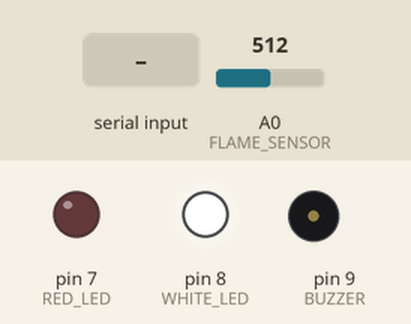
Simulated run of this sketch. Board: Arduino Uno, built with avr-gcc and run on an emulated ATmega328P. Parts: output pins drawn as LEDs (lit = HIGH), buzzer (waves = sounding, pin HIGH). The test bench sets the inputs (shaded band); at power-on: A0 (FLAME_SENSOR) = 512. Random numbers use the default seed unless the sketch sets one; the modem accepts every AT command (registered, SIM ready, sends succeed) and sends nothing else; what the sketch prints to the serial monitor is not drawn.

Above: at 6.3 s.
6.4 s: A0 (FLAME_SENSOR) set to 410
7.9 s: A0 (FLAME_SENSOR) set to 383
At 8.2 s:
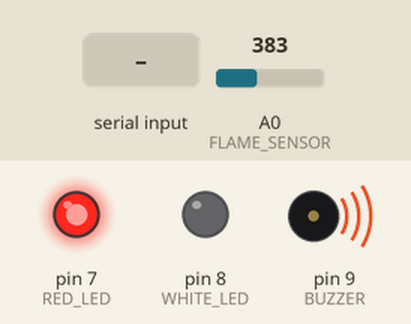
9.4 s: "test" received over Serial
At 13.1 s:
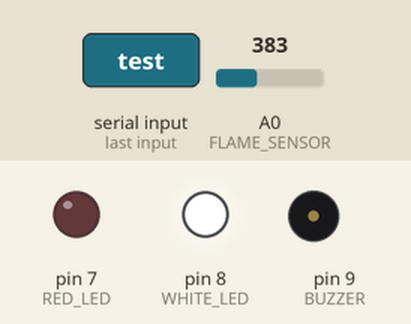
13.9 s: A0 (FLAME_SENSOR) set to 511
18.2 s: A0 (FLAME_SENSOR) set to 390
At 22.5 s:
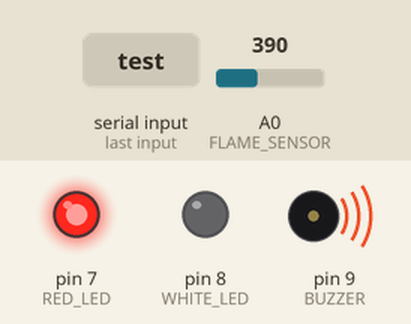
Timing chart, 0 to 23.7 s (numbered marks = the images above; inputs shaded):
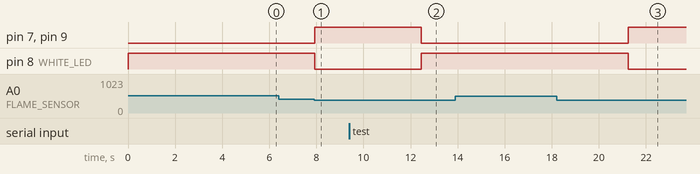

Measured:
- the behaviour switches between 400 and 399 on A0 (FLAME_SENSOR) (found by bisection; images 0 and 1)
- after the input at 6.4 s, every drawn part: stays the same
- after the input at 7.9 s, pin 7 (RED_LED), pin 9 (BUZZER): LOW → HIGH at once; pin 8 (WHITE_LED): HIGH → LOW at once
- after the input at 9.4 s, pin 7 (RED_LED), pin 9 (BUZZER): HIGH → LOW after 3.0 s; pin 8 (WHITE_LED): LOW → HIGH after 3.0 s
- after the input at 13.9 s, every drawn part: stays the same
- after the input at 18.2 s, pin 7 (RED_LED), pin 9 (BUZZER): LOW → HIGH after 3.1 s; pin 8 (WHITE_LED): HIGH → LOW after 3.1 s

The sketch:

flame_sensor_simple.ino
```cpp
/*
 * Simple Flame Sensor Web Monitoring System
 * For Arduino Uno with ESP8266 WiFi Module
 *
 * Wiring:
 * - Flame Sensor A0 -> A0
 * - Red LED -> D7
 * - White LED -> D8
 * - Buzzer -> D9
 * - ESP8266 TX -> D3 (RX)
 * - ESP8266 RX -> D2 (TX)
 * - ESP8266 VCC -> 3.3V
 * - ESP8266 GND -> GND
 * - ESP8266 CH_PD -> 3.3V
 */

#include <SoftwareSerial.h>

// Sensor and actuator pins
#define FLAME_SENSOR A0
#define RED_LED 7
#define WHITE_LED 8
#define BUZZER 9

// ESP8266 Serial pins
#define ESP_RX 2
#define ESP_TX 3

// Network configuration
const char* ssid = "POCO X5 Pro 5G";
const char* password = "12345t678";
const char* serverHost = "192.168.1.35"; // Your computer's IP
const int serverPort = 5000;

// Server configuration
const String secretKey = "arduino_secret_key_12345";
const int locationId = 1;

// Threshold values
const int flameThreshold = 400; // Adjust based on your sensor
const unsigned long sendInterval = 10000; // Send data every 10 seconds
unsigned long lastSendTime = 0;

// Software serial for ESP8266
SoftwareSerial espSerial(ESP_RX, ESP_TX);

void setup() {
  Serial.begin(9600);
  espSerial.begin(9600);

  // Initialize pins
  pinMode(FLAME_SENSOR, INPUT);
  pinMode(RED_LED, OUTPUT);
  pinMode(WHITE_LED, OUTPUT);
  pinMode(BUZZER, OUTPUT);

  // Initialize LEDs to safe state
  digitalWrite(RED_LED, LOW);
  digitalWrite(WHITE_LED, HIGH);
  digitalWrite(BUZZER, LOW);

  Serial.println("Flame Sensor Web Monitoring System");
  Serial.println("Initializing ESP8266...");

  // Reset ESP8266
  espSerial.println("AT+RST");
  delay(2000);

  // Connect to WiFi
  connectToWiFi();

  // Test server connection
  testServerConnection();
}

void loop() {
  unsigned long currentTime = millis();

  // Read flame sensor
  int sensorValue = analogRead(FLAME_SENSOR);
  bool flameDetected = sensorValue < flameThreshold; // Lower value = flame detected

  // Control LEDs and buzzer based on flame detection
  if (flameDetected) {
    digitalWrite(RED_LED, HIGH);
    digitalWrite(WHITE_LED, LOW);
    digitalWrite(BUZZER, HIGH);
    Serial.println("🔥 FLAME DETECTED! Sensor: " + String(sensorValue));
  } else {
    digitalWrite(RED_LED, LOW);
    digitalWrite(WHITE_LED, HIGH);
    digitalWrite(BUZZER, LOW);
    Serial.println("✅ Safe - No flame detected. Sensor: " + String(sensorValue));
  }

  // Send data to server at intervals
  if (currentTime - lastSendTime >= sendInterval) {
    sendDataToServer(sensorValue, flameDetected);
    lastSendTime = currentTime;
  }

  // Small delay to prevent overwhelming
  delay(100);
}

void connectToWiFi() {
  Serial.println("Connecting to WiFi...");

  // Set WiFi mode
  espSerial.println("AT+CWMODE=1");
  delay(1000);

  // Connect to WiFi network
  String connectCmd = "AT+CWJAP=\"" + String(ssid) + "\",\"" + String(password) + "\"";
  espSerial.println(connectCmd);

  // Wait for connection (max 20 seconds)
  long startTime = millis();
  while (millis() - startTime < 20000) {
    if (espSerial.find("OK")) {
      Serial.println("✅ WiFi connected!");
      return;
    }
    delay(500);
    Serial.print(".");
  }

  Serial.println("\n❌ WiFi connection failed");
}

void sendDataToServer(int sensorValue, bool flameDetected) {
  // Create HTTP request
  String jsonData = "{";
  jsonData += "\"flame_detected\":" + String(flameDetected ? "true" : "false") + ",";
  jsonData += "\"sensor_value\":" + String(sensorValue) + ",";
  jsonData += "\"temperature\":" + String(random(20, 35) + (random(0, 100) / 100.0)) + ",";
  jsonData += "\"humidity\":" + String(random(40, 80) + (random(0, 100) / 100.0)) + ",";
  jsonData += "\"location_id\":" + String(locationId) + ",";
  jsonData += "\"secret_key\":\"" + secretKey + "\"";
  jsonData += "}";

  // Start TCP connection
  espSerial.println("AT+CIPSTART=\"TCP\",\"" + String(serverHost) + "\"," + String(serverPort));
  delay(2000);

  if (espSerial.find("OK")) {
    // Send data length
    String httpRequest = "POST /api/incidents HTTP/1.1\r\n";
    httpRequest += "Host: " + String(serverHost) + "\r\n";
    httpRequest += "Content-Type: application/json\r\n";
    httpRequest += "Content-Length: " + String(jsonData.length()) + "\r\n";
    httpRequest += "Connection: close\r\n\r\n";
    httpRequest += jsonData;

    espSerial.println("AT+CIPSEND=" + String(httpRequest.length()));
    delay(1000);

    if (espSerial.find(">")) {
      espSerial.print(httpRequest);
      delay(1000);

      // Check response
      if (espSerial.find("OK")) {
        Serial.println("✅ Data sent to server successfully");
      } else {
        Serial.println("❌ Failed to send data to server");
      }
    }

    // Close connection
    espSerial.println("AT+CIPCLOSE");
  } else {
    Serial.println("❌ Failed to connect to server");
  }
}

void testServerConnection() {
  Serial.println("Testing server connection...");

  espSerial.println("AT+CIPSTART=\"TCP\",\"" + String(serverHost) + "\"," + String(serverPort));
  delay(2000);

  if (espSerial.find("OK")) {
    Serial.println("✅ Server connection successful");
    espSerial.println("AT+CIPCLOSE");
  } else {
    Serial.println("❌ Server connection failed");
    Serial.println("Please check:");
    Serial.println("- Server is running on port " + String(serverPort));
    Serial.println("- Server IP is correct: " + String(serverHost));
    Serial.println("- Network connectivity");
  }
}

// Optional: Add manual trigger for testing
void serialEvent() {
  if (Serial.available()) {
    String command = Serial.readString();
    command.trim();

    if (command == "test") {
      Serial.println("🧪 Testing fire detection...");
      digitalWrite(RED_LED, HIGH);
      digitalWrite(WHITE_LED, LOW);
      digitalWrite(BUZZER, HIGH);
      delay(2000);
      digitalWrite(RED_LED, LOW);
      digitalWrite(WHITE_LED, HIGH);
      digitalWrite(BUZZER, LOW);
      Serial.println("✅ Test completed");

      // Send test data
      sendDataToServer(100, true);
    }
  }
}
```
